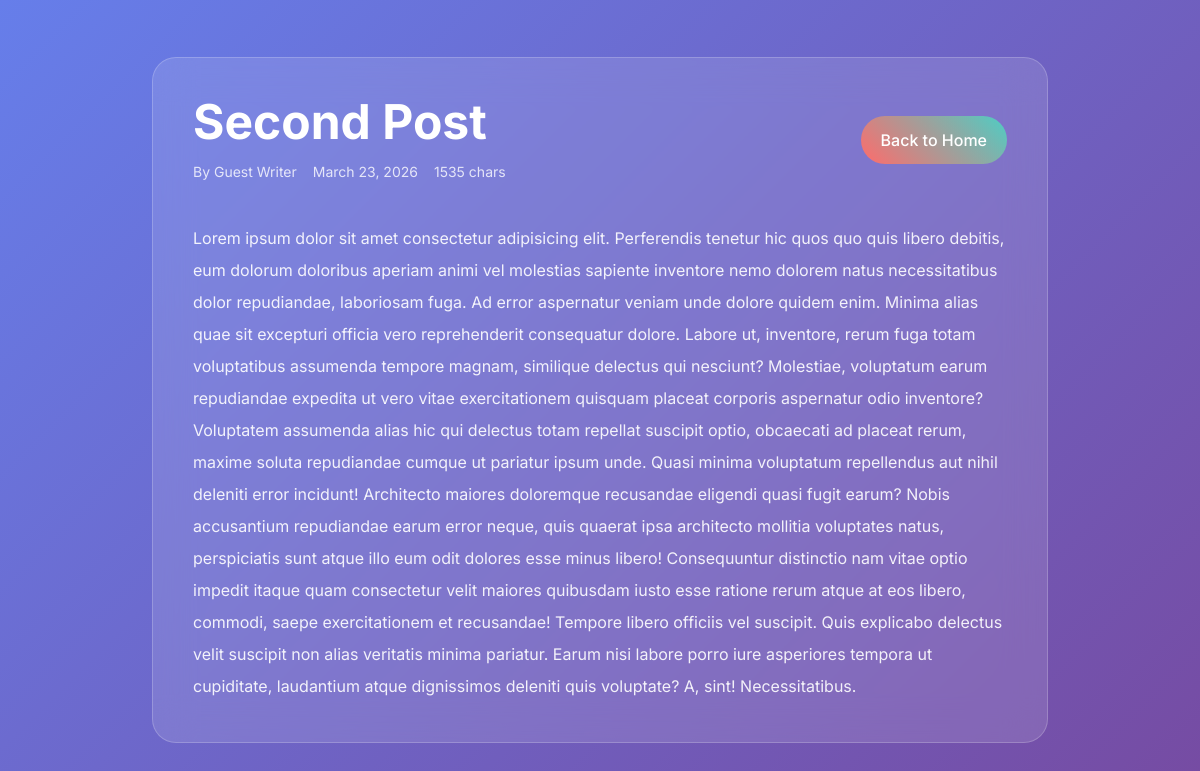
The app's page /post/2/ with its own data.
### articles/models.py (models this page shows, shortened)
class Post(models.Model):
    title= models.CharField(max_length=200)
    content=models.TextField()
    created_at=models.DateTimeField(auto_now_add=True)

### articles/views.py (the view)
# urls.py: path('post/<int:pk>/', views.post_detail, name='post-detail'),
def post_detail(request, pk):
    post = get_object_or_404(Post, pk=pk)
    return render(request, 'articles/post_detail.html', {'post': post})

### templates/articles/post_detail.html (shortened to what this page needs)
<!DOCTYPE html>
<html lang="en">
<head>
    <script src="https://cdn.tailwindcss.com"></script>
</head>
<body>
    <div class="min-h-screen flex items-center justify-center px-4 py-10">
        <div class="glass max-w-4xl w-full rounded-3xl p-10">
            <div class="flex flex-col lg:flex-row justify-between gap-6 mb-10">
                <div>
                    <h1 class="text-5xl font-bold mb-4">{{ post.title }}</h1>
                    <div class="flex flex-wrap gap-4 text-sm text-white text-opacity-80">
                        <span>By {{ post.author|default:'Guest Writer' }}</span>
                        <span>{{ post.created_at|date:'F j, Y' }}</span>
                        <span>{{ post.content|length }} chars</span>
                    </div>
                </div>
                <div class="flex items-center gap-3">
                    <a href="{% url 'home' %}" class="btn-secondary px-5 py-3 rounded-full font-medium">Back to Home</a>
                </div>
            </div>
            <div class="prose prose-invert max-w-none text-white text-opacity-90 leading-8">
                <p>{{ post.content }}</p>
            </div>
        </div>
    </div>
</body>
</html>

### templates/articles/post_detail.html (style rules this page uses)
body { font-family: 'Inter', sans-serif; background: linear-gradient(135deg, #667eea 0%, #764ba2 100%); min-height: 100vh; color: white; }
.glass { background: rgba(255,255,255,0.12); backdrop-filter: blur(20px); border: 1px solid rgba(255,255,255,0.2); }
.btn-secondary { background: linear-gradient(45deg, #ff6b6b, #4ecdc4); transition: all 0.3s ease; }

### records on screen
Post: title "Second Post", created_at "March 23, 2026", content|length "1535", content "Lorem ipsum dolor sit amet consectetur adipisicing elit. Perferendis tenetur hic quos quo quis libero debitis, eum dolorum doloribus aperiam animi vel molestias sapiente inventore nemo dolorem natus necessitatibus dolor repudiandae, laboriosam fuga. Ad error aspernatur veniam unde dolore quidem enim. Minima alias quae sit excepturi officia vero reprehenderit consequatur dolore. Labore ut, inventore, rerum fuga totam voluptatibus assumenda tempore magnam, similique delectus qui nesciunt? Molestiae, voluptatum earum repudiandae expedita ut vero vitae exercitationem quisquam placeat corporis aspernatur odio inventore? Voluptatem assumenda alias hic qui delectus totam repellat suscipit optio,…"

### other values on screen
{{ post.author|default:'Guest Writer' }} "Guest Writer"
